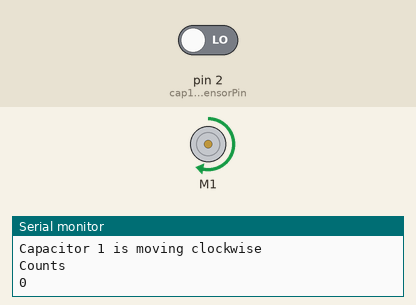
The sketch below on a simulated Arduino Uno, built with avr-gcc and run on an emulated ATmega328P. Parts: DC motor (green arrow = forward, orange = backward, longer = faster), the last lines printed to the serial monitor. The test bench sets the inputs (shaded band); at power-on: pin 2 (cap1HallSensorPin) LOW.

Above: at 0.2 s.
At 5.5 s:
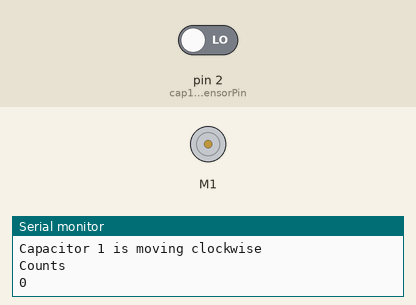
Timing chart, 0 to 8.1 s (numbered marks = the images above):
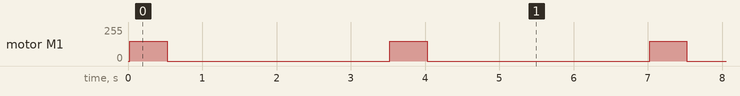

Measured:
- by itself, motor M1: alternates forward 150/255 for 0.50 s and stopped for 3.0 s

The sketch:

motor_shield-DC_motor-JWM.ino
```cpp
  // Johnny McCown - Think Schematics - Remote Antenna Tuner Project
  // Start date: 5 Jan 2019, Last updated on 21 Jan 19
  // I am trying to make a antenna tunner using drive motors from an Roomba
  // Motors will be driven by Adafruit Motor Shield v2, that I had laying around
  // https://learn.adafruit.com/adafruit-motor-shield-v2-for-arduino/using-dc-motors
  // https://www.youtube.com/watch?v=BIq-sIvN080
  //https://www.instructables.com/id/Hall-Effect-Sensors-1-Position-Control/


#include <Wire.h>
#include <Adafruit_MotorShield.h>
#include "utility/Adafruit_MS_PWMServoDriver.h"

//Interrup pins on Uno is 2 & 3, Mega, 2,3,18,19,20,21...just saying
#define cap1HallSensorPin 2 //interrupt pin for hall effect sensor

volatile int cap1Count[] = {0};  //might need to change 0 to null, used for current positon //kep in mind that int is limited to +/- 32,768


//this is use for stacking the motor shilds using I2C
Adafruit_MotorShield AFMS = Adafruit_MotorShield();

//this is defining the motor's name and its port
Adafruit_DCMotor *cap1 = AFMS.getMotor(1);
//Adafruit_DCMotor *inductor = AFMS.getMotor(2);
//Adafruit_DCMotor *cap2 = AFMS.getMotor(3);

bool clockwise = false;
bool counterclockwise = false;

void setup() {
  Serial.begin(9600);  //set up Serial library at 9600 bps

  Serial.println("Remote Antenna Tunner Serial Comm Activated");

  //tells the adafruit motor shild to startup
  AFMS.begin();

  pinMode(cap1HallSensorPin, INPUT);
  digitalWrite(cap1HallSensorPin, LOW);//set hall low to start for rising edge

  attachInterrupt(0, location, RISING); //enable the hall effect interupts
}


void location() {  //code from example, need to update
  //Serial.println("Update 1");
  if (clockwise == true) cap1Count[0]++; //if moving forwards, add counts
  else if (counterclockwise == true) cap1Count[0]--; //if moving back, subtract counts
}//end speed0


void loop() {
  // put your main code here, to run repeatedly:

  //speed is 0 for stop and 255 for max, 8bit system
  cap1->setSpeed(150);

  clockwise = true;
  counterclockwise = false;

  Serial.println("Capacitor 1 is moving clockwise");
  Serial.println("Counts"), Serial.println(cap1Count[0]);
  //options are FORWARD, BACKWARD, or RELEASE.
  cap1->run(FORWARD);
  delay(500);
  cap1->run(RELEASE);
  delay(3000);

  //speed is 0 for stop and 255 for max
  //inductor->setSpeed(150);

  //options are FORWARD, BACKWARD, or RELEASE.
  //inductor->run(FORWARD);
  //inductor->run(RELEASE);
  //delay(3000);
}
```
